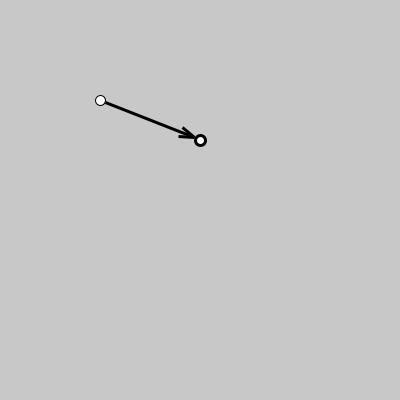
Frame 1 (no input)
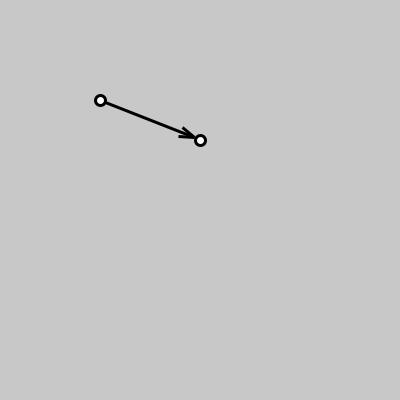
Frame 60 (the mouse pressed at the canvas centre just before this capture)
Frame 120 (the mouse held since frame 60 and released just before this capture): identical to frame 60, image omitted

The Processing sketch that drew these frames (run headless with seeded random() and noise(); from frame 60 on, the mouse is pressed at the canvas centre):

// Processing sketch: seta
// ── seta.pde
void setup() {
  size(400, 400);
}
void draw() {
  background(200);
  ellipse(100, 100, 10, 10);
  strokeWeight(3);
  seta(100, 100, 200, 140, 10, 15);
  ellipse(200, 140, 10, 10);
}
void seta(float x1, float y1, float x2, float y2) {
  seta(x1, y1, x2, y2, 12, 12); //tamanho=12, head=12
}

void seta(float x1, float y1, float x2, float y2, float encurtamento, float head) {
  float d = dist(x1, y1, x2, y2);
  pushMatrix();
  translate(x2, y2);
  float angle = atan2(x1 - x2, y2 - y1);
  rotate(angle);
  float offset = -encurtamento * .6;
  strokeCap(SQUARE);
  line(0, offset, 0, -d - offset);
  line(0, offset, -head / 3, -head + offset);
  line(0, offset, head / 3, -head + offset);
  popMatrix();
}
